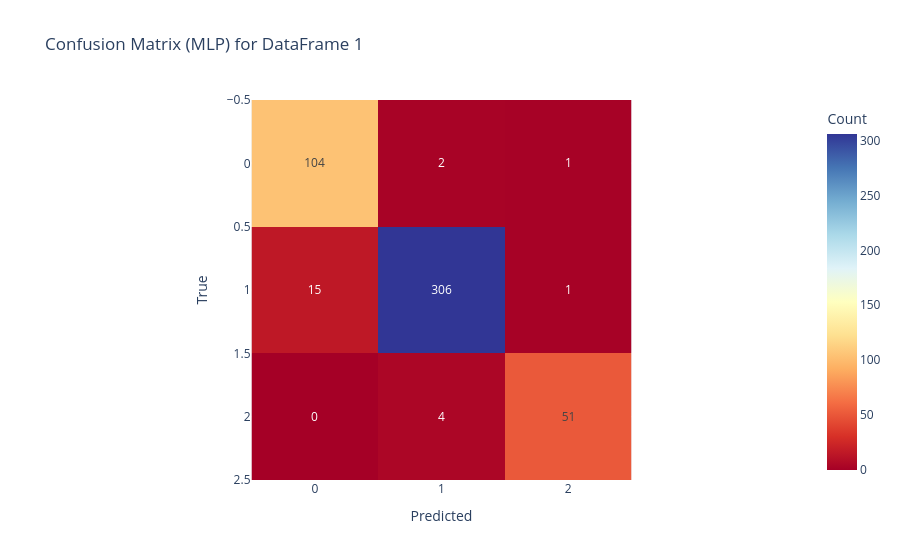
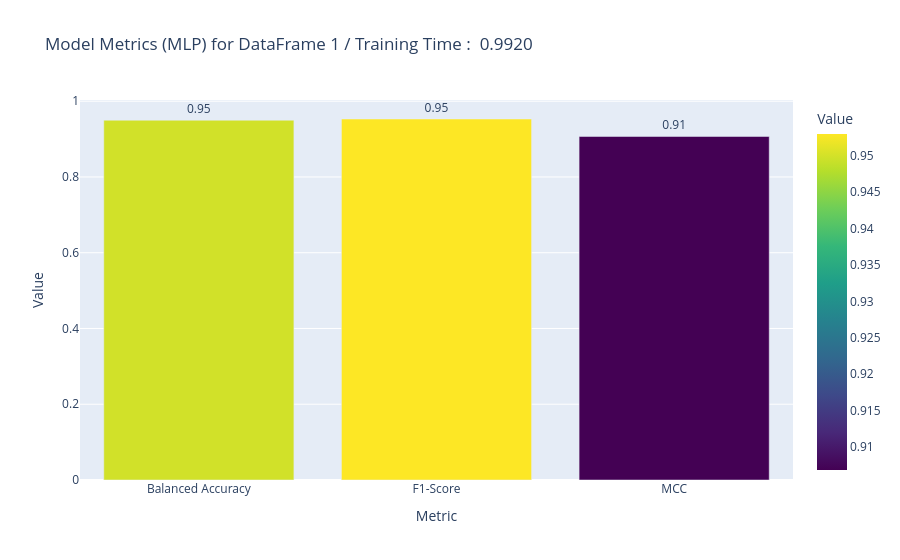
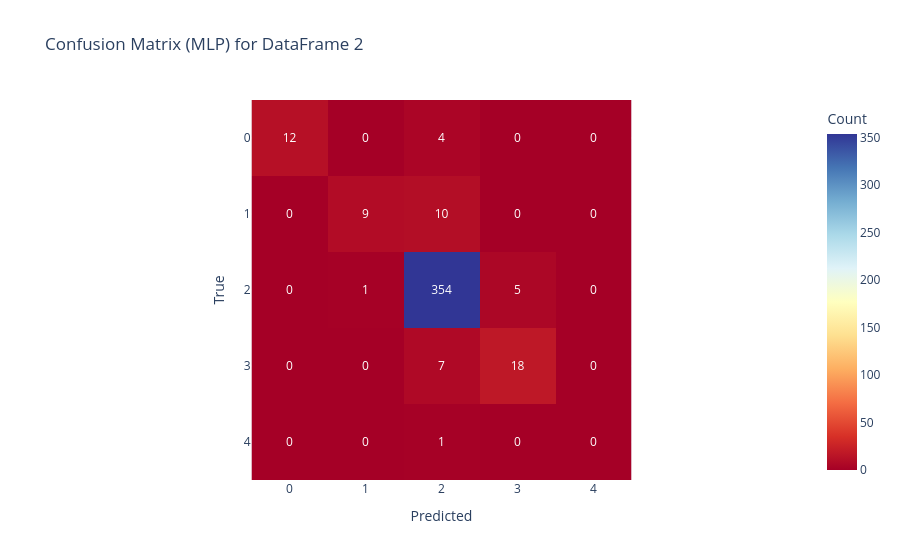
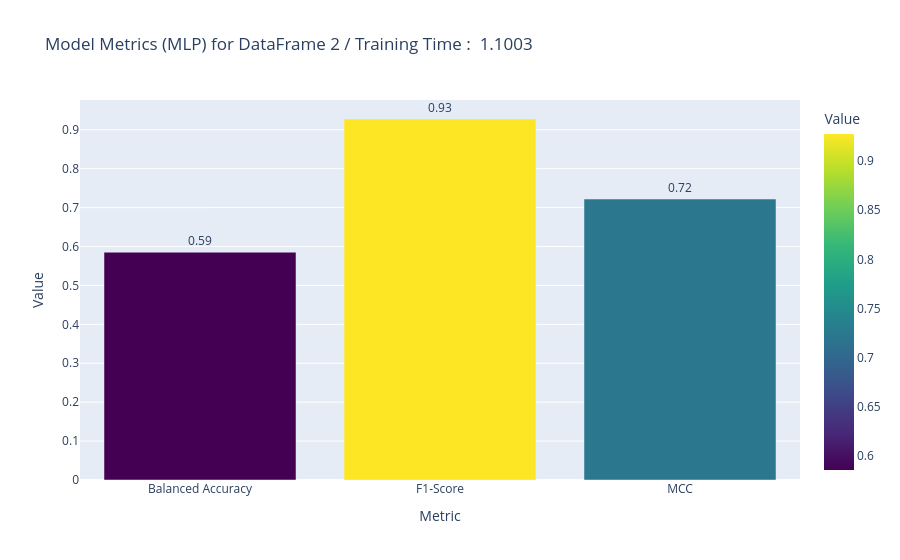

The code cell stored with these charts, in order, in its notebook:
### Code cell
mlp_model_analysis(df_1, index=1, hidden_layer_sizes=(100,), max_iter=200, alpha=0.0001, learning_rate='constant')
mlp_model_analysis(df_2, index=2, hidden_layer_sizes=(100,), max_iter=200, alpha=0.0001, learning_rate='constant')
mlp_model_analysis(df_3, index=3, hidden_layer_sizes=(100,), max_iter=200, alpha=0.0001, learning_rate='constant')
mlp_model_analysis(df_4, index=4, hidden_layer_sizes=(100,), max_iter=200, alpha=0.0001, learning_rate='constant')

### Figure 1 — Plotly figure (JSON) as saved in the notebook; plotly's stock layout.template omitted (floating-point values rounded to 4 significant figures)
{"data": [{"coloraxis": "coloraxis", "hovertemplate": "Predicted: %{x}<br>True: %{y}<br>Count: %{z}<extra></extra>", "name": "0", "texttemplate": "%{z:int}", "type": "heatmap", "xaxis": "x", "yaxis": "y", "z": [[104, 2, 1], [15, 306, 1], [0, 4, 51]]}], "layout": {"coloraxis": {"colorbar": {"title": {"text": "Count"}}, "colorscale": [[0, "rgb(165,0,38)"], [0.1, "rgb(215,48,39)"], [0.2, "rgb(244,109,67)"], [0.3, "rgb(253,174,97)"], [0.4, "rgb(254,224,144)"], [0.5, "rgb(255,255,191)"], [0.6, "rgb(224,243,248)"], [0.7, "rgb(171,217,233)"], [0.8, "rgb(116,173,209)"], [0.9, "rgb(69,117,180)"], [1, "rgb(49,54,149)"]]}, "title": {"text": "Confusion Matrix (MLP) for DataFrame 1"}, "xaxis": {"anchor": "y", "constrain": "domain", "domain": [0, 1], "scaleanchor": "y", "title": {"text": "Predicted"}}, "yaxis": {"anchor": "x", "autorange": "reversed", "constrain": "domain", "domain": [0, 1], "title": {"text": "True"}}}}

### Figure 2 — Plotly figure (JSON) as saved in the notebook; plotly's stock layout.template omitted (floating-point values rounded to 4 significant figures)
{"data": [{"alignmentgroup": "True", "hovertemplate": "Metric=%{x}<br>Value=%{marker.color}<extra></extra>", "legendgroup": "", "marker": {"color": [0.9498, 0.953, 0.9068], "coloraxis": "coloraxis", "pattern": {"shape": ""}}, "name": "", "offsetgroup": "", "orientation": "v", "showlegend": false, "text": [0.9498, 0.953, 0.9068], "textposition": "outside", "texttemplate": "%{text:.2f}", "type": "bar", "x": ["Balanced Accuracy", "F1-Score", "MCC"], "xaxis": "x", "y": [0.9498, 0.953, 0.9068], "yaxis": "y"}], "layout": {"barmode": "relative", "coloraxis": {"colorbar": {"title": {"text": "Value"}}, "colorscale": [[0, "#440154"], [0.1111, "#482878"], [0.2222, "#3e4989"], [0.3333, "#31688e"], [0.4444, "#26828e"], [0.5556, "#1f9e89"], [0.6667, "#35b779"], [0.7778, "#6ece58"], [0.8889, "#b5de2b"], [1, "#fde725"]]}, "legend": {"tracegroupgap": 0}, "title": {"text": "Model Metrics (MLP) for DataFrame 1 / Training Time :  0.9920"}, "xaxis": {"anchor": "y", "domain": [0, 1], "title": {"text": "Metric"}}, "yaxis": {"anchor": "x", "domain": [0, 1], "title": {"text": "Value"}}}}

### Figure 3 — Plotly figure (JSON) as saved in the notebook; plotly's stock layout.template omitted (floating-point values rounded to 4 significant figures)
{"data": [{"coloraxis": "coloraxis", "hovertemplate": "Predicted: %{x}<br>True: %{y}<br>Count: %{z}<extra></extra>", "name": "0", "texttemplate": "%{z:int}", "type": "heatmap", "xaxis": "x", "yaxis": "y", "z": [[12, 0, 4, 0, 0], [0, 9, 10, 0, 0], [0, 1, 354, 5, 0], [0, 0, 7, 18, 0], [0, 0, 1, 0, 0]]}], "layout": {"coloraxis": {"colorbar": {"title": {"text": "Count"}}, "colorscale": [[0, "rgb(165,0,38)"], [0.1, "rgb(215,48,39)"], [0.2, "rgb(244,109,67)"], [0.3, "rgb(253,174,97)"], [0.4, "rgb(254,224,144)"], [0.5, "rgb(255,255,191)"], [0.6, "rgb(224,243,248)"], [0.7, "rgb(171,217,233)"], [0.8, "rgb(116,173,209)"], [0.9, "rgb(69,117,180)"], [1, "rgb(49,54,149)"]]}, "title": {"text": "Confusion Matrix (MLP) for DataFrame 2"}, "xaxis": {"anchor": "y", "constrain": "domain", "domain": [0, 1], "scaleanchor": "y", "title": {"text": "Predicted"}}, "yaxis": {"anchor": "x", "autorange": "reversed", "constrain": "domain", "domain": [0, 1], "title": {"text": "True"}}}}

### Figure 4 — Plotly figure (JSON) as saved in the notebook; plotly's stock layout.template omitted (floating-point values rounded to 4 significant figures)
{"data": [{"alignmentgroup": "True", "hovertemplate": "Metric=%{x}<br>Value=%{marker.color}<extra></extra>", "legendgroup": "", "marker": {"color": [0.5854, 0.9277, 0.7221], "coloraxis": "coloraxis", "pattern": {"shape": ""}}, "name": "", "offsetgroup": "", "orientation": "v", "showlegend": false, "text": [0.5854, 0.9277, 0.7221], "textposition": "outside", "texttemplate": "%{text:.2f}", "type": "bar", "x": ["Balanced Accuracy", "F1-Score", "MCC"], "xaxis": "x", "y": [0.5854, 0.9277, 0.7221], "yaxis": "y"}], "layout": {"barmode": "relative", "coloraxis": {"colorbar": {"title": {"text": "Value"}}, "colorscale": [[0, "#440154"], [0.1111, "#482878"], [0.2222, "#3e4989"], [0.3333, "#31688e"], [0.4444, "#26828e"], [0.5556, "#1f9e89"], [0.6667, "#35b779"], [0.7778, "#6ece58"], [0.8889, "#b5de2b"], [1, "#fde725"]]}, "legend": {"tracegroupgap": 0}, "title": {"text": "Model Metrics (MLP) for DataFrame 2 / Training Time :  1.1003"}, "xaxis": {"anchor": "y", "domain": [0, 1], "title": {"text": "Metric"}}, "yaxis": {"anchor": "x", "domain": [0, 1], "title": {"text": "Value"}}}}
